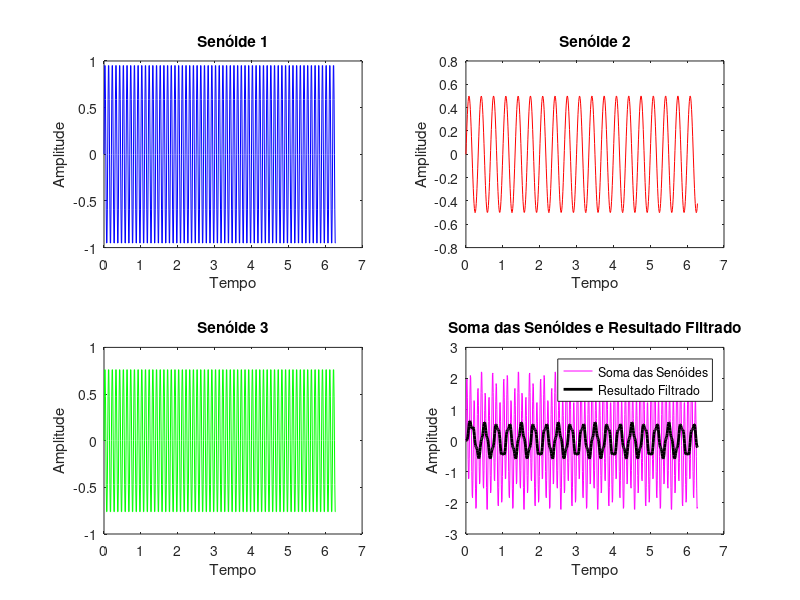

Recreate this plot in MATLAB. (Note: this script raises an error after producing the figure.)
% Carrega o pacote de processamento de sinal
pkg load signal

% Definição dos parâmetros das senoides
A1 = 1;     % Amplitude da primeira senoide
f1 = 10;    % Frequência da primeira senoide

A2 = 0.5;   % Amplitude da segunda senoide
f2 = 3;     % Frequência da segunda senoide

A3 = 0.8;   % Amplitude da terceira senoide
f3 = 10;    % Frequência da terceira senoide

% Definição do vetor de tempo
t = 0:0.01:2*pi;  % De 0 a 2*pi, com incremento de 0.01

% Cálculo das senoides
senoide1 = A1 * sin(2*pi*f1*t);
senoide2 = A2 * sin(2*pi*f2*t);
senoide3 = A3 * sin(2*pi*f3*t);

% Soma das senoides
soma_senoides = senoide1 + senoide2 + senoide3;

% Definição do filtro passa-baixas Butterworth
ordem = 4; % Ordem do filtro
fc = 5;    % Frequência de corte
fs = 100;  % Frequência de amostragem

% Normalização da frequência de corte
fc_norm = fc / (fs/2);

% Coeficientes do filtro passa-baixas Butterworth
[b, a] = butter(ordem, fc_norm, 'low');

% Aplicação do filtro na soma das senoides
soma_filtrada = filter(b, a, soma_senoides);

% Calcula a FFT da soma filtrada para o domínio da frequência
soma_fft = fft(soma_filtrada);
N = length(soma_fft);
frequencies = (0:N-1)*(fs/N);

% Plotagem das senoides individuais, soma e resultado filtrado
figure;
subplot(2,2,1);
plot(t, senoide1, 'b');
title('Senóide 1');
xlabel('Tempo');
ylabel('Amplitude');

subplot(2,2,2);
plot(t, senoide2, 'r');
title('Senóide 2');
xlabel('Tempo');
ylabel('Amplitude');

subplot(2,2,3);
plot(t, senoide3, 'g');
title('Senóide 3');
xlabel('Tempo');
ylabel('Amplitude');

subplot(2,2,4);
plot(t, soma_senoides, 'm');
hold on;
plot(t, soma_filtrada, 'k', 'LineWidth', 2);
hold off;
title('Soma das Senóides e Resultado Filtrado');
xlabel('Tempo');
ylabel('Amplitude');
legend('Soma das Senóides', 'Resultado Filtrado');

% Exibição do gráfico
sgtitle('Soma de 3 Senoides com Filtro Butterworth Passa-Baixas');

% Plotagem do resultado da FFT
figure;
plot(frequencies, abs(soma_fft));
title('FFT da Soma Filtrada');
xlabel('Frequência (Hz)');
ylabel('Amplitude FFT');

